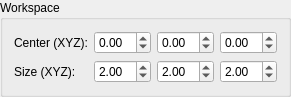
    <widget class="QGroupBox" name="groupBox_12">
     <property name="geometry">
      <rect>
       <x>430</x>
       <y>330</y>
       <width>291</width>
       <height>81</height>
      </rect>
     </property>
     <property name="title">
      <string>Workspace</string>
     </property>
     <layout class="QGridLayout" name="gridLayout">
      <item row="1" column="1">
       <widget class="QDoubleSpinBox" name="wcenter_x">
        <property name="sizePolicy">
         <sizepolicy hsizetype="Ignored" vsizetype="Fixed">
          <horstretch>0</horstretch>
          <verstretch>0</verstretch>
         </sizepolicy>
        </property>
        <property name="minimum">
         <double>-10000.000000000000000</double>
        </property>
        <property name="maximum">
         <double>10000.000000000000000</double>
        </property>
       </widget>
      </item>
      <item row="2" column="2">
       <widget class="QDoubleSpinBox" name="wsize_y">
        <property name="sizePolicy">
         <sizepolicy hsizetype="Ignored" vsizetype="Fixed">
          <horstretch>0</horstretch>
          <verstretch>0</verstretch>
         </sizepolicy>
        </property>
        <property name="minimum">
         <double>-10000.000000000000000</double>
        </property>
        <property name="maximum">
         <double>10000.000000000000000</double>
        </property>
        <property name="value">
         <double>2.000000000000000</double>
        </property>
       </widget>
      </item>
      <item row="1" column="2">
       <widget class="QDoubleSpinBox" name="wcenter_y">
        <property name="sizePolicy">
         <sizepolicy hsizetype="Ignored" vsizetype="Fixed">
          <horstretch>0</horstretch>
          <verstretch>0</verstretch>
         </sizepolicy>
        </property>
        <property name="minimum">
         <double>-10000.000000000000000</double>
        </property>
        <property name="maximum">
         <double>10000.000000000000000</double>
        </property>
       </widget>
      </item>
      <item row="1" column="3">
       <widget class="QDoubleSpinBox" name="wcenter_z">
        <property name="sizePolicy">
         <sizepolicy hsizetype="Ignored" vsizetype="Fixed">
          <horstretch>0</horstretch>
          <verstretch>0</verstretch>
         </sizepolicy>
        </property>
        <property name="minimum">
         <double>-10000.000000000000000</double>
        </property>
        <property name="maximum">
         <double>10000.000000000000000</double>
        </property>
       </widget>
      </item>
      <item row="2" column="3">
       <widget class="QDoubleSpinBox" name="wsize_z">
        <property name="sizePolicy">
         <sizepolicy hsizetype="Ignored" vsizetype="Fixed">
          <horstretch>0</horstretch>
          <verstretch>0</verstretch>
         </sizepolicy>
        </property>
        <property name="minimum">
         <double>-10000.000000000000000</double>
        </property>
        <property name="maximum">
         <double>10000.000000000000000</double>
        </property>
        <property name="value">
         <double>2.000000000000000</double>
        </property>
       </widget>
      </item>
      <item row="2" column="1">
       <widget class="QDoubleSpinBox" name="wsize_x">
        <property name="sizePolicy">
         <sizepolicy hsizetype="Ignored" vsizetype="Fixed">
          <horstretch>0</horstretch>
          <verstretch>0</verstretch>
         </sizepolicy>
        </property>
        <property name="wrapping">
         <bool>false</bool>
        </property>
        <property name="minimum">
         <double>-10000.000000000000000</double>
        </property>
        <property name="maximum">
         <double>10000.000000000000000</double>
        </property>
        <property name="value">
         <double>2.000000000000000</double>
        </property>
       </widget>
      </item>
      <item row="1" column="0">
       <widget class="QLabel" name="label_7">
        <property name="text">
         <string>Center (XYZ):</string>
        </property>
       </widget>
      </item>
      <item row="2" column="0">
       <widget class="QLabel" name="label_8">
        <property name="text">
         <string>Size (XYZ):</string>
        </property>
       </widget>
      </item>
     </layout>
    </widget>
